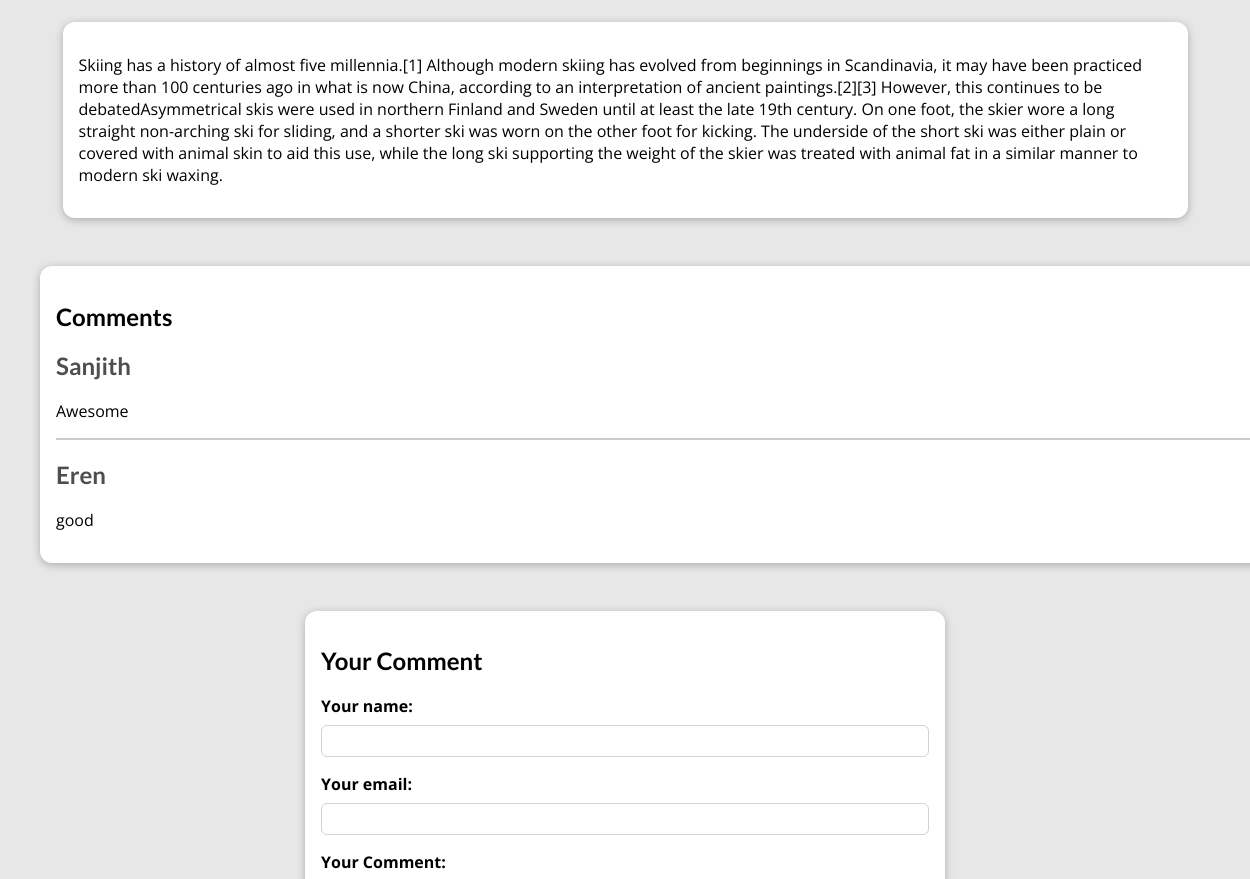
Before: /posts/skiing (middle part) with the older database file.
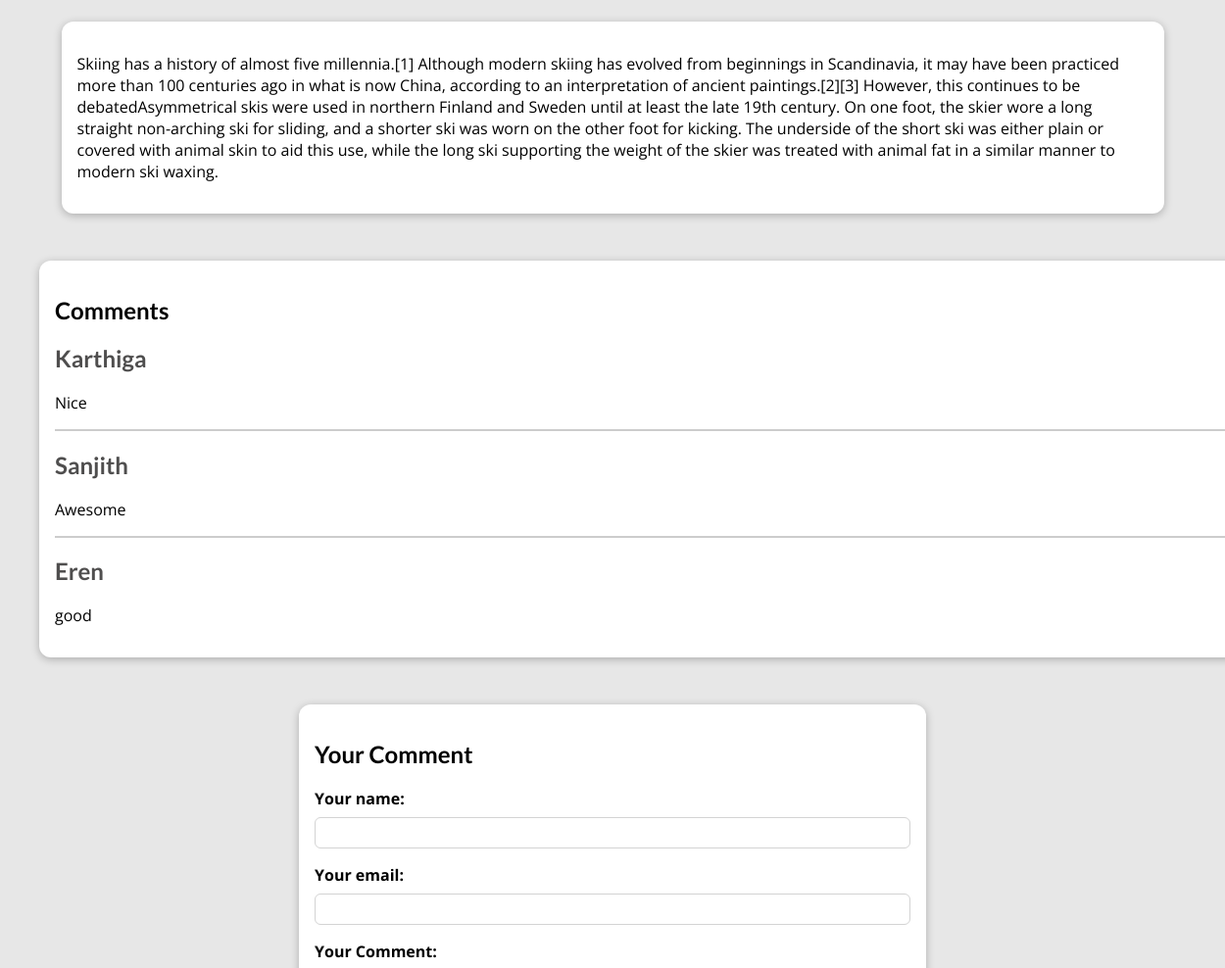
After: the same page with the newer database file.
### blog/models.py (models this page shows)
class Comments(models.Model):
    user_name = models.CharField(max_length=30)
    user_email = models.EmailField()
    text = models.TextField(max_length=200)
    post = models.ForeignKey(Post,on_delete=models.CASCADE,related_name="comments")

### blog/views.py (the view, shortened to what this page needs)
# urls.py: path('posts/<slug:slug>',views.SinglePostView.as_view(),name='post-detail-page'),
class SinglePostView(View):
    def is_stored_post(self,request,post_id):
        stored_posts = request.session.get("stored_posts")
        if stored_posts is not None:
            is_saved = post_id in stored_posts
        else:
            is_saved = False
        return is_saved
    def get(self,request,slug):
        post = Post.objects.get(slug=slug)
        context = {
            "post":post,
            "tags":post.tags.all(),
            "comment_form":CommentForms(),
            "comments":post.comments.all().order_by("-id"),
            "saved":self.is_stored_post(request,post.id)
        }
        return render(request,"blog/post-detail.html",context)

### blog/forms.py
class CommentForms(forms.ModelForm):
    class Meta:
        model = Comments
        exclude = ("post",)
        labels = {"user_name":"Your name","user_email":"Your email","text":"Your Comment"}

### blog/models.py (called while the page is built)
    def __str__(self):
        return f"{self.first_name} {self.last_name}"

### blog/templates/blog/post-detail.html (shortened to what this page needs)
{% extends 'base.html'%}
{% load static %}
{% block css_files %}
<link rel="stylesheet" href={% static "blog/post-detail.css" %}/>
{% endblock %}
{% block body %}
<main>
    <p>
       {{ post.Content|linebreaks }}
    </p>
</main>
<section id="comments">
    <h1>Comments</h1>
    <ul>
        {% for comment in comments %}
            <li>
                <h2>{{ comment.user_name }}</h2>
                <p>{{ comment.text|linebreaks }}</p>
            </li>
        {% endfor %}
    </ul>
</section>
<section id="comment-form">
    <h2>Your Comment</h2>
    <form aciton="{% url "post-detail-page" post.slug%}" method="POST">
    {% for form_field in comment_form %}
    <div class="form-control {% if form_feild.errors %}invalid{% endif %}">
        {{ form_field.label_tag }}
        {{ form_field }}
    </div>
    {% endfor %}
    </form>
</section>
{% endblock %}

Changed rows visible on the page:
added Comments: user_name "Karthiga", text "Nice"
